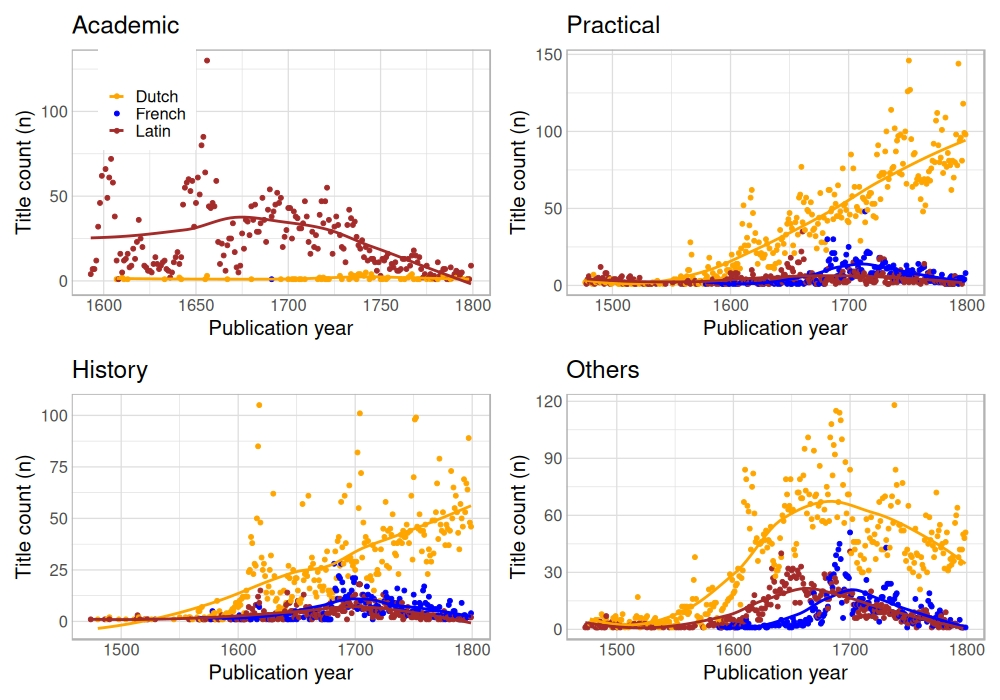

Write the R code that produced this figure.
stcn <- catalogs$stcn

stcn$genre <- tolower(stcn$genre)

top <- rev(rev(sort(table(stcn$language_all)))[1:3])

yy <- stcn %>% filter(language_all %in% names(top))

yy <- yy[grep("theology", yy$genre),]

## practical

yy1 <- yy[grep("practical", yy$genre),]

yy2 <- yy[grep("dialogues", yy$genre),]

yy3 <- yy[grep("children's books", yy$genre),]

yy4 <- yy[grep("poetry", yy$genre),]

yy5 <- yy[grep("education", yy$genre),]

yy6 <- yy[grep("prayer books", yy$genre),]

yy7 <- yy[grep("pedagogy", yy$genre),]

yy8 <- yy[grep("songbooks", yy$genre),]

yy9 <- yy[grep("catechisms", yy$genre),]

yy10 <- yy[grep("liturgical works", yy$genre),]

yy11 <- yy[grep("sermons", yy$genre),]


###

myvars <- as.vector(c("publication_year", "language_all", "record_id"))
a1 = yy1[myvars]
b1 = yy2[myvars]
c1 = yy3[myvars]
d1 = yy4[myvars]
e1 = yy5[myvars]
f1 = yy6[myvars]
g1 = yy7[myvars]
h1 = yy8[myvars]
i1 = yy9[myvars]
j1 = yy10[myvars]
k1 = yy11[myvars]

g1 <- rbind(a1, b1, c1, d1, e1, f1, g1, h1, i1, j1, k1)

g1$cat <- "practical"

g2 <- g1 %>% distinct(record_id, .keep_all = TRUE)

### academic

mm1 <- yy[grep("academic", yy$genre),]

myvars <- as.vector(c("publication_year", "language_all", "record_id"))
a1 = mm1[myvars]

a1$cat <- "academic"

a2 <- a1 %>% distinct(record_id, .keep_all = TRUE)

### history

uu1 <- yy[grep("history", yy$genre),]

myvars <- as.vector(c("publication_year", "language_all", "record_id"))
q1 = uu1[myvars]

q1$cat <- "history"

q2 <- q1 %>% distinct(record_id, .keep_all = TRUE)

#### ei-mikään näistä

rr1 <- yy %>% filter(!record_id %in% g2$record_id)

rr1 <- rr1 %>% filter(!record_id %in% a2$record_id)

rr1 <- rr1 %>% filter(!record_id %in% q2$record_id)

myvars <- as.vector(c("publication_year", "language_all", "record_id"))
r1 = rr1[myvars]

r1$cat <- "others"

r2 <- r1 %>% distinct(record_id, .keep_all = TRUE)

####

j1 <- rbind(g2, a2, q2, r2)

myvars <- as.vector(c("publication_year", "language_all", "cat"))
j1 = j1[myvars]

j1 <- j1 %>% drop_na(publication_year)

j1 <- j1 %>% group_by(publication_year, language_all, cat) %>%
  arrange(publication_year) %>%
  summarize(n = n())

j1 <- j1 %>% filter(publication_year < 1801)

j1$cat <- gsub("academic", "Academic", j1$cat)
j1$cat <- gsub("history", "History", j1$cat)
j1$cat <- gsub("others", "Others", j1$cat)
j1$cat <- gsub("practical", "Practical", j1$cat)

cols <- default_colors("language")
j1$language_all <- droplevels(j1$language_all)
mycols <- cols[as.character(levels(j1$language_all))]


mypics <- list()
for (cate in rev(unique(j1$cat))) {

  p <- ggplot(subset(j1, cat==cate), aes(x=publication_year, y=n,
                      fill=language_all,
		      colour=language_all)) +
  geom_point() +
  stat_smooth(method = 'loess', se=FALSE) + 
  labs(x = "Publication year", y = "Title count (n)",
       color="", fill="", title=cate) + 
  theme_comhis("discrete", base_size=20) +
  scale_color_manual(values=mycols) +
  scale_fill_manual(values=mycols) 

  mypics[[cate]] <- p

}


# get legend from p1
l <- get_legend(mypics[[2]])

# remove legends
for (i in 1:length(mypics)) {
  mypics[[i]] <- mypics[[i]] + theme(legend.position = "none")
}

mypics[[1]] <- mypics[[1]] + theme(legend.position=c(0.18, 0.8))
p <- (mypics[[1]] + mypics[[2]] + mypics[[3]] + mypics[[4]])


CairoJPEG("Figure10.jpg", width=2*500, height=1.4*500, quality=100)
print(p)
dev.off()


s <- 4 * 480; CairoTIFF("Figure10.tif", width=2*s, height=1.7*s, dpi=300); print(p); dev.off()
